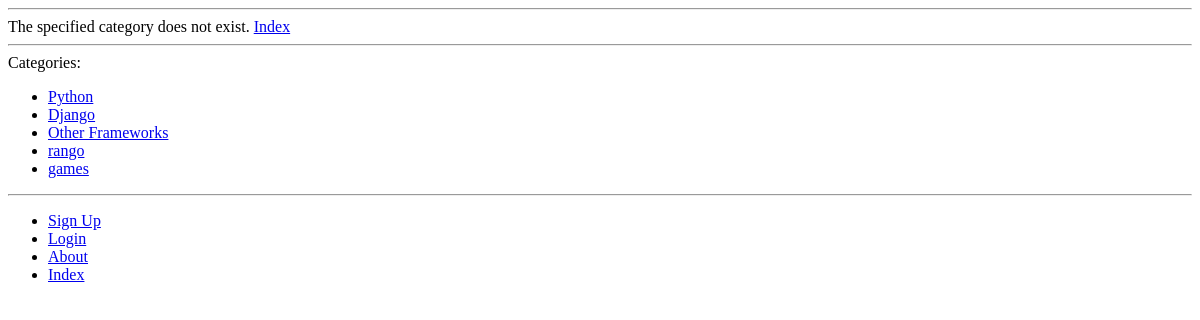
Page /rango/category/Python/ on the earlier database version.
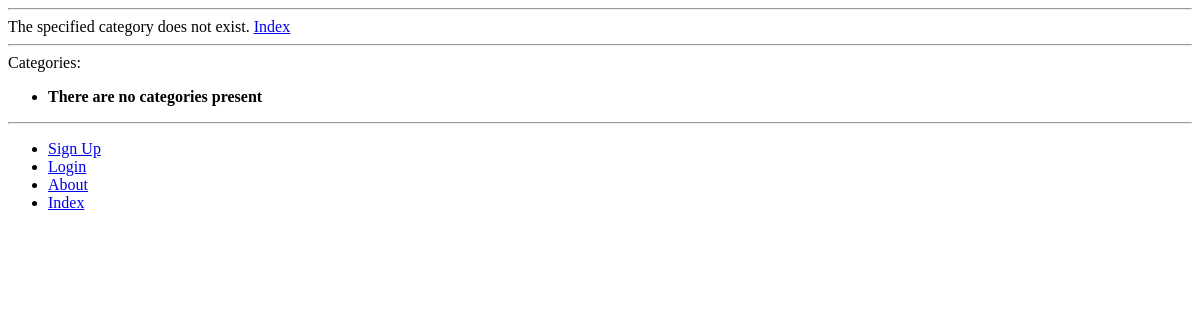
Same page on the later database version.
### rango/models.py (models this page shows, shortened)
class Category(models.Model):
    name = models.CharField(max_length=128, unique= True)
    views = models.IntegerField(default=0)
    likes = models.IntegerField(default =0)
    slug = models.SlugField(unique= True)
    class Meta:
        verbose_name_plural = 'Categories'

### rango/views.py (the view)
# urls.py: path('category/<slug:category_name_slug>/', views.show_category, name = 'show_category'),
def show_category(request,category_name_slug):
	context_dict={}
	try:
		category = Category.objects.get(slug = category_name_slug)
		pages = Page.objects.filter(category = category)
		context_dict['category'] = category
		context_dict['pages'] = pages
	except Category.DoesNotExist:
		context_dict['category'] = None
		context_dict['pages'] = None
	return render(request, 'rango/category.html', context=context_dict)

### rango/templatetags/rango_template_tags.py (called while the page is built)
@register.inclusion_tag('rango/categories.html')
def get_category_list(current_category = None):
    return {'categories' : Category.objects.all(), 'current_category': current_category}

### templates/rango/category.html (shortened to what this page needs)
{% extends 'rango/base.html' %}
{% load staticfiles %}
{% block body_block %}
    {% if category %}
        <h1>{{category.name}}</h1>
        {% if pages %}
        <ul>
            {% for page in pages%}
                <li><a href = "{{page.url}}">{{page.title}}</a></li>
            {% endfor %}
        </ul>
        {% else %}
        <strong>No pages currently in category.</strong>
        {% endif %}
        {% if user.is_authenticated %}
            <a href = "{% url 'rango:add_page' category.slug %}">Add Page</a>
        {% else %}
        {% endif %}
    {% else %}
        The specified category does not exist.
    {% endif %}
    <a href="/rango/">Index</a>
{% endblock %}

### templates/rango/categories.html
Categories:
<ul>
    {% if categories %}
        {% for c in categories %}
            {% if c == current_category %}
                <li><strong><a href = "{% url 'rango:show_category' c.slug %}">{{ c.name }}</a></strong></li>
            {% else %}
                <li><a href = "{% url 'rango:show_category' c.slug %}">{{c.name}}</a></li>
            {% endif %}
        {% endfor %}
    {% else %}
    <li><strong>There are no categories present</strong></li>
    {% endif %}
</ul>

Differences in the rows shown:
removed Category: name "Python"
removed Category: name "Django"
removed Category: name "Other Frameworks"
removed Category: name "rango"
removed Category: name "games"
Other differences:
text now shown: "There are no categories present"
